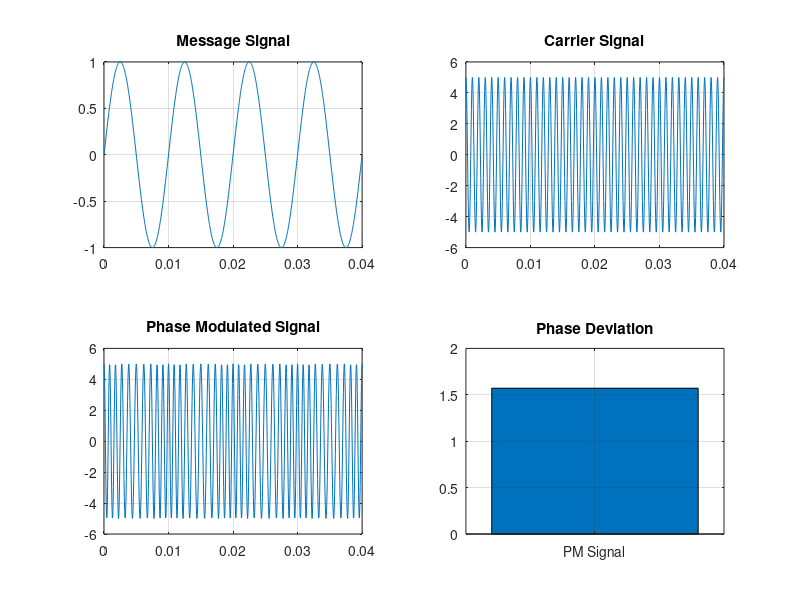

MATLAB code for this plot:
clc; clear; close all

Am=1; Ac=5; fm=100; fc=1000;
fs=20*fc; kp=pi/2;
t=0:1/fs:4/fm;

m=Am*sin(2*pi*fm*t);
c=Ac*cos(2*pi*fc*t);
pm=Ac*cos(2*pi*fc*t + kp*m);

phase_dev=kp*Am;
mp=phase_dev;

fprintf('Am = %.0f V\nfm = %d Hz\nAc = %.0f V\nfc = %d Hz\n',Am,fm,Ac,fc);
fprintf('kp = %.2f rad/V\nPhase Deviation = %.2f rad\nPM Modulation Index = %.2f\n',kp,phase_dev,mp);

figure
subplot(2,2,1), plot(t,m), title('Message Signal'), grid on
subplot(2,2,2), plot(t,c), title('Carrier Signal'), grid on
subplot(2,2,3), plot(t,pm), title('Phase Modulated Signal'), grid on
subplot(2,2,4), bar(phase_dev), title('Phase Deviation')
set(gca,'XTickLabel',{'PM Signal'}), grid on
